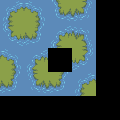

Below is a game level as drawn by its tile map, then a one-line description and the .tmx file that defines it, in full:
An orthogonal 5x5 tile map with 24x24 px tiles, 1 tile layer (Tile Layer 1).

<map version="1.10" tiledversion="1.11.0" orientation="orthogonal" renderorder="right-down" width="5" height="5" tilewidth="24" tileheight="24" infinite="0" nextlayerid="2" nextobjectid="1">
 <tileset firstgid="1" source="wangset-tileset.tsx" />
 <layer id="1" name="Tile Layer 1" width="5" height="5">
  <data encoding="csv">
2147483650,2,2147483660,2147483659,0,
1073741825,12,1,3221225483,0,
2,1,0,3221225473,0,
12,11,12,2147483650,0,
0,0,0,0,0
</data>
 </layer>
</map>
